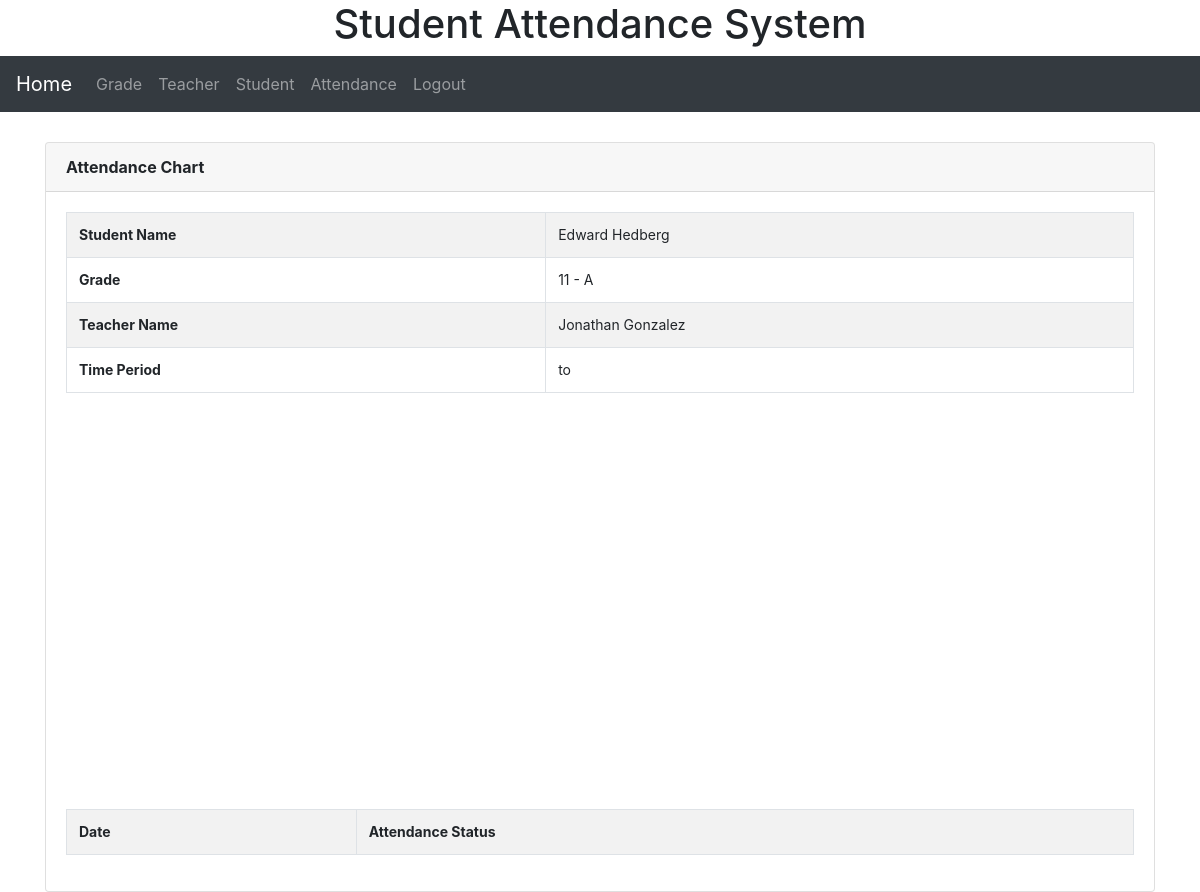
Page /admin/chart.php?student_id=1 (signed in) on the earlier database version.
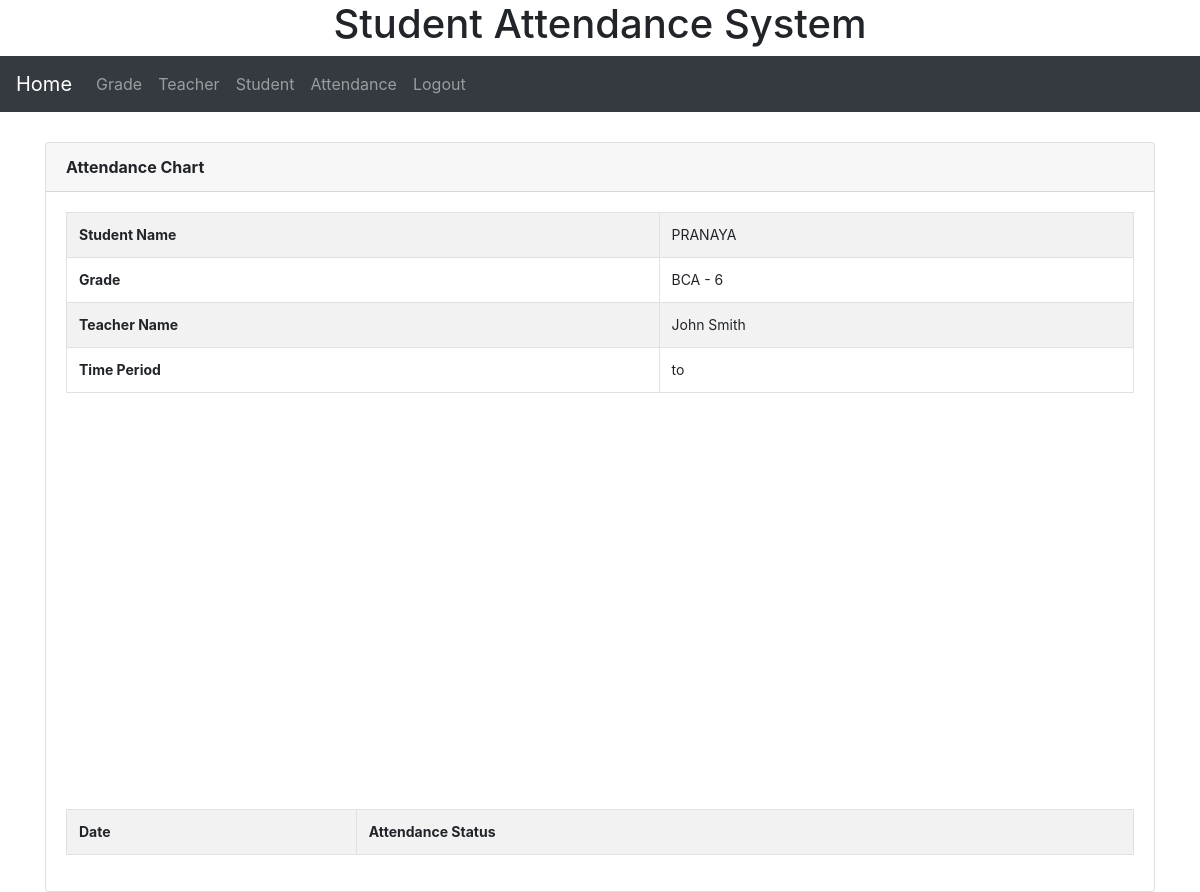
Same page on the later database version.
### tables this page shows
CREATE TABLE `tbl_student` (
  `student_id` int(11) NOT NULL,
  `student_name` varchar(150) NOT NULL,
  `student_roll_number` varchar(11) NOT NULL,
  `student_dob` date NOT NULL,
  `student_grade_id` int(11) NOT NULL
);

CREATE TABLE `tbl_grade` (
  `grade_id` int(11) NOT NULL,
  `grade_name` varchar(10) NOT NULL
);

CREATE TABLE `tbl_teacher` (
  `teacher_id` int(11) NOT NULL,
  `teacher_name` varchar(150) NOT NULL,
  `teacher_address` text NOT NULL,
  `teacher_emailid` varchar(100) NOT NULL,
  `teacher_password` varchar(100) NOT NULL,
  `teacher_qualification` varchar(100) NOT NULL,
  `teacher_doj` date NOT NULL,
  `teacher_image` varchar(100) NOT NULL,
  `teacher_grade_id` int(11) NOT NULL
);

### admin/database_connection.php (called while the page is built, shortened)
<?php
function Get_student_name($connect, $student_id)
{
	$query = "
	SELECT student_name FROM tbl_student
	WHERE student_id = '".$student_id."'
	";
	$statement = $connect->prepare($query);
	$statement->execute();
	$result = $statement->fetchAll();
	foreach($result as $row)
	{
		return $row["student_name"];
	}
}
function Get_student_grade_name($connect, $student_id)
{
	$query = "
	SELECT tbl_grade.grade_name FROM tbl_student
	INNER JOIN tbl_grade
	ON tbl_grade.grade_id = tbl_student.student_grade_id
	WHERE tbl_student.student_id = '".$student_id."'
	";
	$statement = $connect->prepare($query);
	$statement->execute();
	$result = $statement->fetchAll();
	foreach($result as $row)
	{
		return $row['grade_name'];
	}
}
function Get_student_teacher_name($connect, $student_id)
{
	$query = "
	SELECT tbl_teacher.teacher_name
	FROM tbl_student
	INNER JOIN tbl_grade
	ON tbl_grade.grade_id = tbl_student.student_grade_id
	INNER JOIN tbl_teacher
	ON tbl_teacher.teacher_grade_id = tbl_grade.grade_id
	WHERE tbl_student.student_id = '".$student_id."'
	";
	$statement = $connect->prepare($query);
	$statement->execute();
	$result = $statement->fetchAll();
	foreach($result as $row)
	{
		return $row["teacher_name"];
	}
}
?>

### admin/chart.php (the view, shortened to what this page needs)
<?php
include('header.php');
?>
<div class="container" style="margin-top:30px">
  <div class="card">
  	<div class="card-header"><b>Attendance Chart</b></div>
  	<div class="card-body">
      <div class="table-responsive">
        <table class="table table-bordered table-striped">
          <tr>
            <th>Student Name</th>
            <td><?php echo Get_student_name($connect, $_GET["student_id"]); ?></td>
          </tr>
          <tr>
            <th>Grade</th>
            <td><?php echo Get_student_grade_name($connect, $_GET["student_id"]); ?></td>
          </tr>
          <tr>
            <th>Teacher Name</th>
            <td><?php echo Get_student_teacher_name($connect, $_GET["student_id"]); ?></td>
          </tr>
          <tr>
            <th>Time Period</th>
            <td><?php echo $_GET["from_date"] . ' to '. $_GET["to_date"]; ?></td>
          </tr>
        </table>
        <div id="attendance_pie_chart" style="width: 100%; height: 400px;">
        </div>
        <div class="table-responsive">
        	<table class="table table-striped table-bordered">
	          <tr>
	            <th>Date</th>
	            <th>Attendance Status</th>
	          </tr>
	      </table>
        </div>
      </div>
  	</div>
  </div>
</div>
</body>
</html>

Differences in the rows shown:
no longer on this page (row edited): tbl_grade: grade_name "11 - A"
no longer on this page (row edited): tbl_teacher: teacher_name "Jonathan Gonzalez"
changed tbl_student: student_name "Edward Hedberg" → "PRANAYA"
now on this page (row edited): tbl_grade: grade_name "BCA - 6"
now on this page (row unchanged): tbl_teacher: teacher_name "John Smith"
